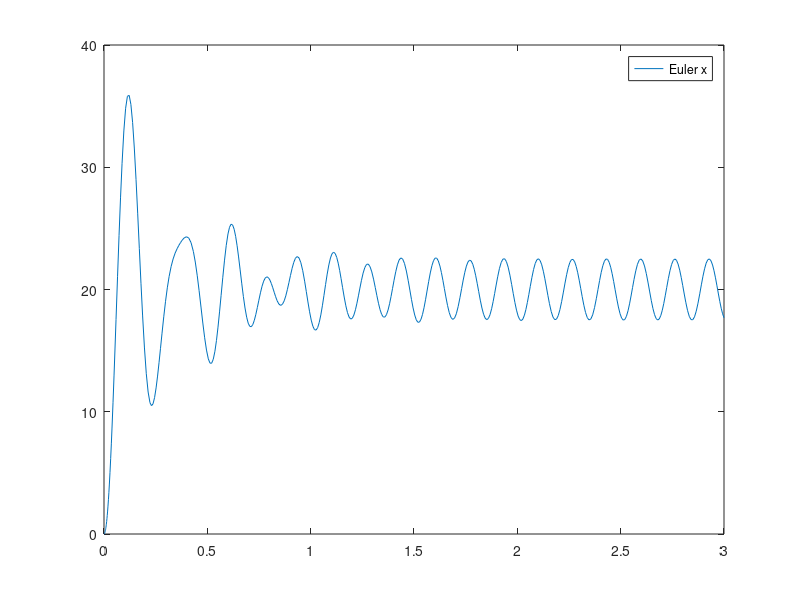

The MATLAB source for this figure:
function [t,data] = Homework_3_ODEGRAD45()
%Clair Cunningham     Homework #3     Numerical Methods
%Uses built-in Matlab ODE45 function to solve
%Clear previous runs
clear all; clc;
%base equation: a = -2*damp*nfreq*v - nfreq^2*x + nfreq^2*f(t);
%where f(t) = A+B*sin(freq*t)
%set up initial conditions
	x0 = 0; 
	v0 = 0;
%Create Time and Data vectors for use in ode45
	wICvector = [x0,v0];
	tspan = [0 3];
%solve the ode problem fetching data from another equation
	[t,data] = ode45(@wdoteqns, tspan, wICvector);
%Define data vectors
	x = data(:,1);
%plot data
	figure(1)
	plot(t,x);
	legend ('Euler x', 'Exact x', 'ODE45 x');
end

function[wdotvector] = wdoteqns(t,w)
	%set up constants
	%seconds interval
	A = 20;
	B = 3.4;
	freq = 38;
	damp = 0.12;
	nfreq = 25;
	%define equations
	f = A+B*sin(freq*t);
    wdot1 = w(2);
	wdot2 = nfreq^2*f - 2*damp*nfreq*w(2) - nfreq^2*w(1) ; % acceleration
	wdotvector = [wdot1;wdot2];
end

